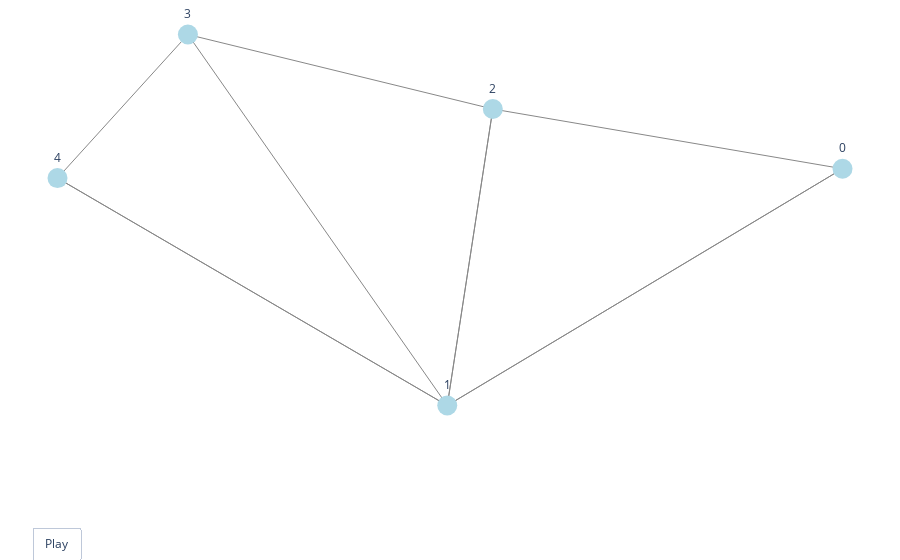

This figure's notebook cell:
### Code cell
chain.plot_trajectory(t)

### Figure 1 — Plotly figure (JSON) as saved in the notebook; plotly's stock layout.template omitted (floating-point values rounded to 4 significant figures)
{"data": [{"hoverinfo": "none", "line": {"color": "#888", "width": 1}, "mode": "lines", "type": "scatter", "x": [1.0, 0.09535, null, 1.0, 0.1997, null, 0.09535, 1.0, null, 0.09535, 0.1997, null, 0.09535, -0.7967, null, 0.1997, 0.09535, null, 0.1997, -0.4983, null, -0.4983, 0.09535, null, -0.4983, -0.7967, null, -0.7967, 0.09535, null], "y": [0.02831, -0.6133, null, 0.02831, 0.1901, null, -0.6133, 0.02831, null, -0.6133, 0.1901, null, -0.6133, 0.00288, null, 0.1901, -0.6133, null, 0.1901, 0.3921, null, 0.3921, -0.6133, null, 0.3921, 0.00288, null, 0.00288, -0.6133, null]}, {"hoverinfo": "text", "marker": {"color": "lightblue", "size": 20}, "mode": "markers+text", "text": ["0", "1", "2", "3", "4"], "textposition": "top center", "type": "scatter", "x": [1.0, 0.09535, 0.1997, -0.4983, -0.7967], "y": [0.02831, -0.6133, 0.1901, 0.3921, 0.00288]}], "layout": {"margin": {"b": 0, "l": 0, "r": 0, "t": 0}, "showlegend": false, "updatemenus": [{"buttons": [{"args": [null, {"frame": {"duration": 500, "redraw": true}, "fromcurrent": true, "transition": {"duration": 300}}], "label": "Play", "method": "animate"}], "direction": "left", "pad": {"r": 10, "t": 87}, "showactive": false, "type": "buttons", "x": 0.1, "xanchor": "right", "y": 0, "yanchor": "top"}], "xaxis": {"visible": false}, "yaxis": {"visible": false}}}
